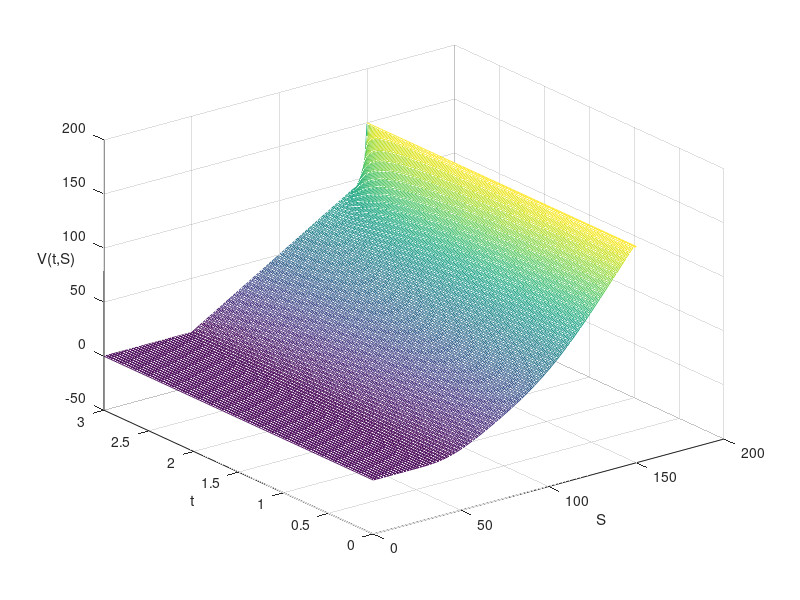
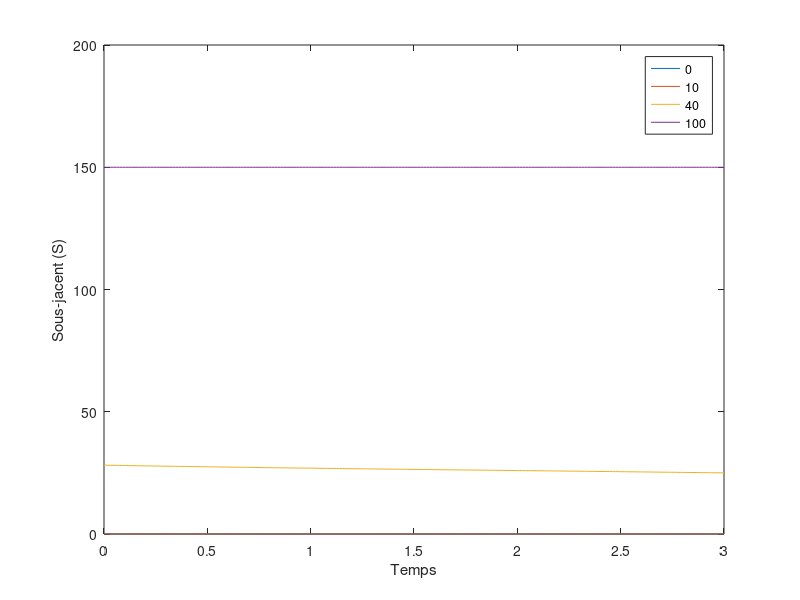

Write the MATLAB code that produced these figures, in order.
clear;

% Parametres financiers
S = 50; % Valeur du sous-jacent
K = 50; % Strike
r = 0.05; % Taux d'interet sans risque
sigma = 0.2; % Volatilite
T = 3; % Maturite
delta = 0.02; % Taux de Dividende

% Parametres numeriques
M = 80; % Nombre de points de maillage d'actifs
N = 200; % Nombre de points de maillage en temps
Szero = 0; % Valeur extreme
Smax = 150; % Valeur extreme
omega=1.2;tol=0.001; % Parametres SOR

% Initialisation du maillage et de la matrice du systeme lineaire
solution_mesh = zeros(N+1,M+1); % Tableau de la solution approchee
Smesh=0 : (Smax/M) : Smax; % maillage en S
Tmesh=T:-(T/N):0; % maillage en temps t
dt=T/N; % pas de temps, dt
dS=Smax/M; % pas d'actifs, ds
solution_mesh(1,:)=max(Smesh - K,0); % Payoff (Call)
solution_mesh(:,1) = 0; % Condition a la limite en S=0
solution_mesh(:,M+1)= Smax; % Condition a la limite en S=M
a = @(i) 0.5*dt*((r-delta)*i-0.5*sigma^2*i^2);
b = @(i) 1 + (0.5*sigma^2*i^2 + r)*dt; % Definition des fonctions A, B & C
c = @ (i) -0.5*dt*((r-delta)*i + 0.5*sigma^2*i^2);


% Construction de la matrice tri-diagonale et son inverse
Acoeffs = zeros (M+1,1);Bcoeffs = zeros(M+1,1);
Ccoeffs=zeros(M+1,1);
for i=1: M+1
  Acoeffs(i) = a(i-1);
  Bcoeffs(i) = b(i-1);
  Ccoeffs(i) = c(i-1);
end

Tri=diag(Acoeffs(3:M),-1)+diag(Bcoeffs(2:M))+diag(Ccoeffs(2:M-1),+1);
Tri_Inv=inv(Tri); % Calcul de la matrice inverse

% Boucle en temps et Schema implicite + Iteration SOR
for p=1:N
  temp=zeros(M-1,1);
  temp(1)=a(0)*solution_mesh(p+1,1) ;
  temp(end)=c(M)*solution_mesh(p+1,M+1); % Terme a la frontiere du domaine
  RHS=solution_mesh(p,2:M)'-temp;
  
  % Methode SOR & Gauss-Siedel :Resolution iterative de Ax=b
  % Noter que : A est (M-1) x (M-1), b est (M-1)

  A=Tri;b=RHS; % Definir la matrice A et le second membre RHS=b
  x=solution_mesh(p,2:M)'; % Definir x
  xold=10000*x; % Initialiser xold pour commencer la boucle d'iteration
  n=length(x);
  
  while norm(xold-x)>tol
    xold=x;  % redefinir xold
    for i=1:n % for: parcourir les lignes de la matrice
      if i==1
        z=(b(i)-A(i,i+1)*x(i+1))/A(i,i);
        x(i) = max(omega*z + (1-omega)*xold(i),i-K*dS);
      elseif i==n
        z=(b(i)-A(i,i-1)*x(i-1))/A(i,i);
        x(i) = max(omega*z + (1-omega)*xold(i),i-K*dS);
      else
        z = (b(i)-A(i,i-1)*x(i-1)-A(i,i+1)*x(i+1))/A(i,i);
        x(i) = max(omega*z + (1-omega)*xold(i),i-K*dS);
      end
    end
  end
  solution_mesh(p+1,(2:end-1))=x;
end

% Sortie graphique
figure (1)
mesh(Smesh,Tmesh,solution_mesh)
xlabel('S');
ylabel('t');
zlabel('V(t,S)','rotation',0)

figure (2)
plot(Tmesh, solution_mesh(:,1),Tmesh,solution_mesh(:,11),Tmesh,
solution_mesh(:,41),Tmesh,solution_mesh(:,81))
xlabel('Temps'); ylabel('Sous-jacent (S)');
legend('0','10','40','100')

